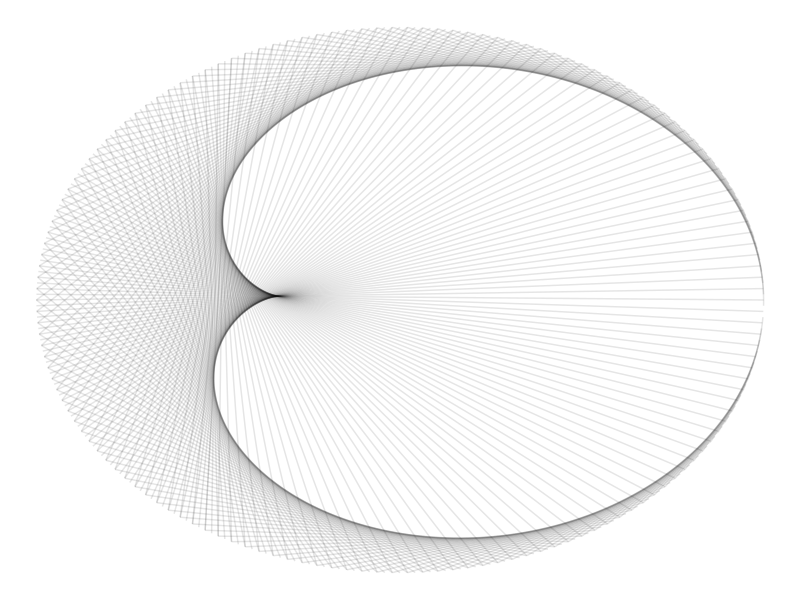

The R source for this figure:
## ---- chunk 1
library(ggplot2)

n=300
t1 = 1:n
t0 = seq(3, 2*n+1, 2) %% n
t2 = t0 + (t0 == 0)*n
df = data.frame(x = cos((t1-1)*2*pi/n), 
y = sin((t1-1)*2*pi/n),
x2 = cos((t2-1)*2*pi/n),
y2 = sin((t2-1)*2*pi/n))

ggplot(df, aes(x, y, xend=x2, yend=y2)) +
    geom_segment(alpha=.1) + theme_void()
